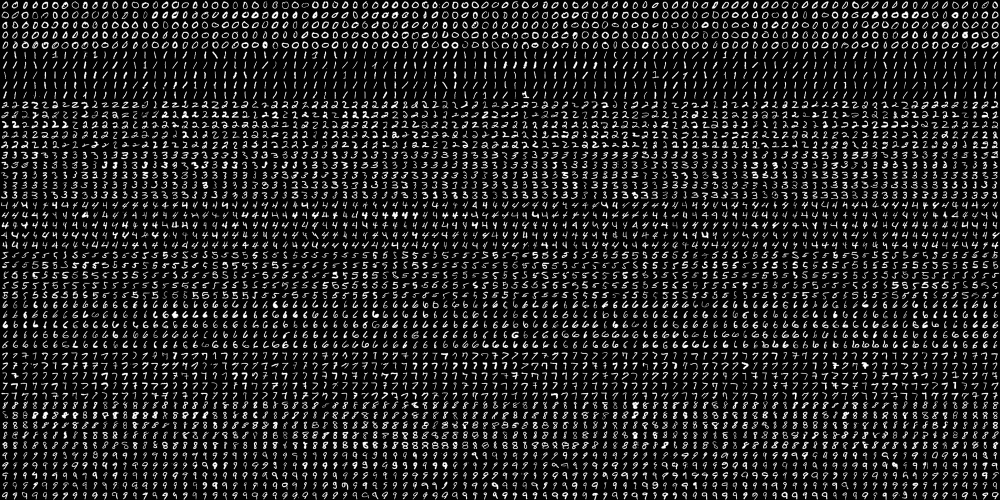
#> input picture 디지털영상처리/week13/data/digits.png, 2000 x 1000 px (shown at 1/2 size)
$ python 2_4_knn_handwritten_digits_recognition_k_training_testing_preprocessing_hog.py
#> lines starting #> are read from the running program, lines starting #| are printed output that depends on the picture
"""
Handwritten digits recognition using KNN and HoG features and varying both k and the number of
training/testing images with pre-processing of the images


참고: HOG descriptor 링크
        Feature Engineering for Images: A Valuable Introduction to the HOG Feature Descriptor
        https://www.analyticsvidhya.com/blog/2019/09/feature-engineering-images-introduction-hog-feature-descriptor/

"""

# Import required packages:
import cv2
import numpy as np
import matplotlib.pyplot as plt
from collections import defaultdict

# Constants:
SIZE_IMAGE = 20
NUMBER_CLASSES = 10


def load_digits_and_labels(big_image):
    """ Returns all the digits from the 'big' image and creates the corresponding labels for each image"""
#> called with big_image = '../data/digits.png'

    # Load the 'big' image containing all the digits:
    digits_img = cv2.imread(big_image, 0)
#> digits_img is the input picture: shape (1000, 2000); min 0, max 255, mean 33.8

    # Get all the digit images from the 'big' image:
    number_rows = digits_img.shape[1] / SIZE_IMAGE
#> number_rows = 100
    rows = np.vsplit(digits_img, digits_img.shape[0] / SIZE_IMAGE)
#> rows = 50 items

    digits = []
    for row in rows:
        row_cells = np.hsplit(row, number_rows)
        for digit in row_cells:
            digits.append(digit)
#> this loop made 50 passes
#> after the loop, digits = 5000 items
    digits = np.array(digits)

    # Create the labels for each image:
    labels = np.repeat(np.arange(NUMBER_CLASSES), len(digits) / NUMBER_CLASSES)
#> labels = 5000 values from 0 to 9
    return digits, labels


def deskew(img):
    """Pre-processing of the images"""

    m = cv2.moments(img)
    if abs(m['mu02']) < 1e-2:
        return img.copy()
    skew = m['mu11'] / m['mu02']
    M = np.float32([[1, skew, -0.5 * SIZE_IMAGE * skew], [0, 1, 0]])
    img = cv2.warpAffine(img, M, (SIZE_IMAGE, SIZE_IMAGE), flags=cv2.WARP_INVERSE_MAP | cv2.INTER_LINEAR)
    return img


def get_accuracy(predictions, labels):
    """Returns the accuracy based on the coincidences between predictions and labels"""

    accuracy = (np.squeeze(predictions) == labels).mean()
    return accuracy * 100


def get_hog():
    """ Get hog descriptor """

    # cv2.HOGDescriptor(winSize, blockSize, blockStride, cellSize, nbins, derivAperture, winSigma, histogramNormType,
    # L2HysThreshold, gammaCorrection, nlevels, signedGradient)
    hog = cv2.HOGDescriptor((SIZE_IMAGE, SIZE_IMAGE),   # winSize,
                            (8, 8),     # blockSize,
                            (4, 4),     # blockStride,
                            (8, 8),     # cellSize,
                            9,          # nbins,
                            1,          # derivAperture,
                            -1,         # winSigma,
                            0,          # histogramNormType,
                            0.2,        # L2HysThreshold,
                            1,          # gammaCorrection,
                            64,         # nlevels,
                            True)       # signedGradient
    print("hog descriptor size: '{}'".format(hog.getDescriptorSize()))
    return hog


def raw_pixels(img):
    """Return raw pixels as feature from the image"""

    return img.flatten()


# =================================================================
# 시작

# Load all the digits and the corresponding labels:
digits, labels = load_digits_and_labels('../data/digits.png')
#> labels = 5000 values from 0 to 9

# Shuffle data
# Constructs a random number generator:
rand = np.random.RandomState(1234)
# Randomly permute the sequence:
shuffle = rand.permutation(len(digits))
#> shuffle = 5000 values, max 4999 at index 2969, min 0 at index 1989, mean 2499.5
digits, labels = digits[shuffle], labels[shuffle]
#> labels = 5000 values, max 9 at index 6, min 0 at index 9, mean 4.5

# HoG feature descriptor:
hog = get_hog()

# Compute the descriptors for all the images.
# In this case, the HoG descriptor is calculated
hog_descriptors = []
for img in digits:
    hog_descriptors.append(hog.compute(deskew(img)))
#> this loop made 5000 passes
#> (skew in deskew, M in deskew) on passes 1 to 3: (-0.0462, [[1, -0.0462, 0.462], [0, 1, 0]]), (-0.605, [[1, -0.605, 6.05], [0, 1, 0]]), (0.398, [[1, 0.398, -3.98], [0, 1, 0]])
#> pass 1, in deskew, `img = cv2.warpAffine(img, M, (SIZE_IMAGE, SIZE_IMAGE), flags=cv2.WARP_..`:
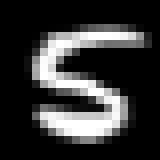
#> img: shape (20, 20) (shown 8 times larger); min 0, max 255, mean 53.7
#> pass 3, in deskew (call 3), `img = cv2.warpAffine(img, M, (SIZE_IMAGE, SIZE_IMAGE), flags=cv2.WARP_..`:
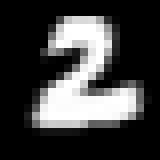
#> img: shape (20, 20) (shown 8 times larger); min 0, max 255, mean 63.8
#> after the loop, hog_descriptors = 5000 items
hog_descriptors = np.squeeze(hog_descriptors)

# Split data into training/testing:
split_values = np.arange(0.1, 1, 0.1)

# Create a dictionary to store the accuracy when testing:
results = defaultdict(list)

# Create KNN:
knn = cv2.ml.KNearest_create()


for split_value in split_values:
    # Split the data into training and testing:
    partition = int(split_value * len(hog_descriptors))
    hog_descriptors_train, hog_descriptors_test = np.split(hog_descriptors, [partition])
    labels_train, labels_test = np.split(labels, [partition])

    # Train KNN model
    #print('Training KNN model - HOG features')
    print(f'\n\nTraining KNN(skew correction & Hog) model using {partition} training data'
          f', which is {split_value*100:#.2f}% ...')
    knn.train(hog_descriptors_train, cv2.ml.ROW_SAMPLE, labels_train)

    print(f'{len(labels_test)}: k:Acc => ', end='')
    # Store the accuracy when testing:
    for k in np.arange(1, 10):
        ret, result, neighbours, dist = knn.findNearest(hog_descriptors_test, k)
        acc = get_accuracy(result, labels_test)
        #print(" {}".format("%.2f" % acc))
        print(f"{k}:{acc:#.1f}", end=' ')
        results[int(split_value * 100)].append(acc)
#> this loop made 9 passes
#> partition on passes 1 to 9: 500, 1000, 1500, 2000, 2500, 3000, 3500, 4000, 4500
#> (printed output is left out)
#> pass 1, `hog_descriptors_train, hog_descriptors_test = np.split(hog_descriptors..`:
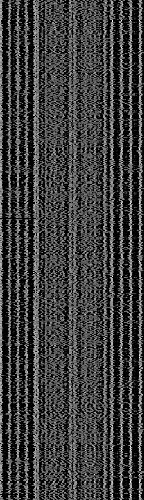
#> hog_descriptors_train: shape (500, 144) float32; min 0, max 0.995, mean 0.245
#> pass 2, `hog_descriptors_train, hog_descriptors_test = np.split(hog_descriptors..`:
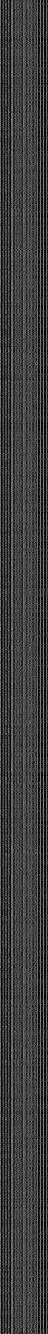
#> hog_descriptors_test: shape (4000, 144) float32 (shown at 1/3 size); min 0, max 0.995, mean 0.244
#> pass 3, `hog_descriptors_train, hog_descriptors_test = np.split(hog_descriptors..`:
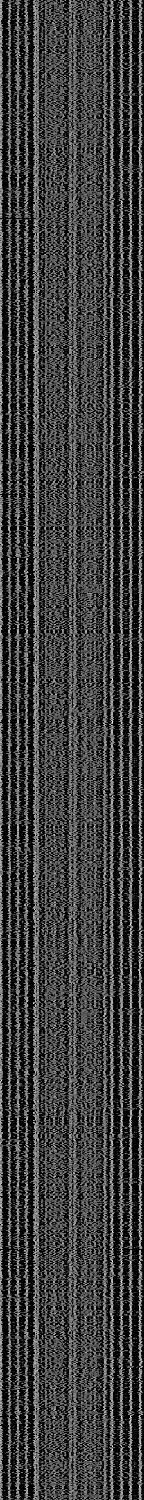
#> hog_descriptors_train: shape (1500, 144) float32; min 0, max 0.995, mean 0.244
#> after the loop:
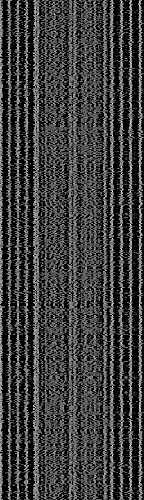
#> hog_descriptors_test: shape (500, 144) float32; min 0, max 0.995, mean 0.244

# Show all results using matplotlib capabilities:
# Create the dimensions of the figure and set title:
fig = plt.figure(figsize=(12, 5))
plt.suptitle("k-NN handwritten digits recognition", fontsize=14, fontweight='bold')
#fig.patch.set_facecolor('silver')

ax = plt.subplot(1, 1, 1)
ax.set_xlim(0, 10)
dim = np.arange(1, 10)

for key in results:
    ax.plot(dim, results[key], linestyle='--', marker='o', label=str(key) + "%")

plt.legend(loc='upper left', title="% training")
plt.title('Accuracy of the k-NN model varying both k and the percentage of images to train/test with pre-processing '
          'and HoG features')
plt.xlabel("number of k")
plt.ylabel("accuracy")
plt.show()
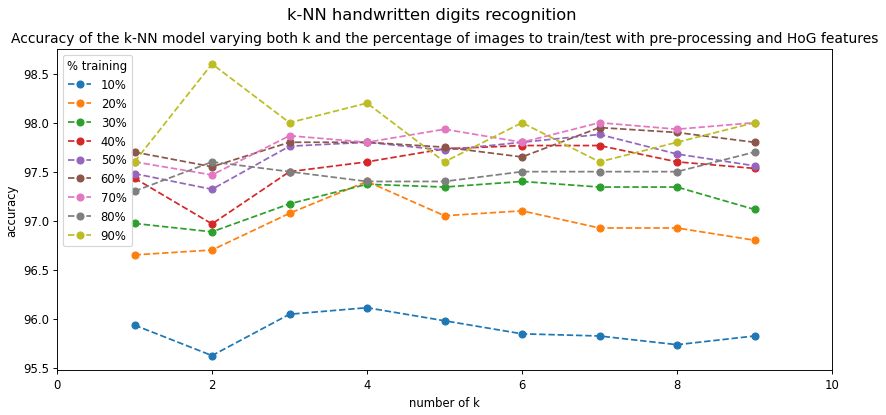
#> figure drawn by matplotlib, 1 panel
